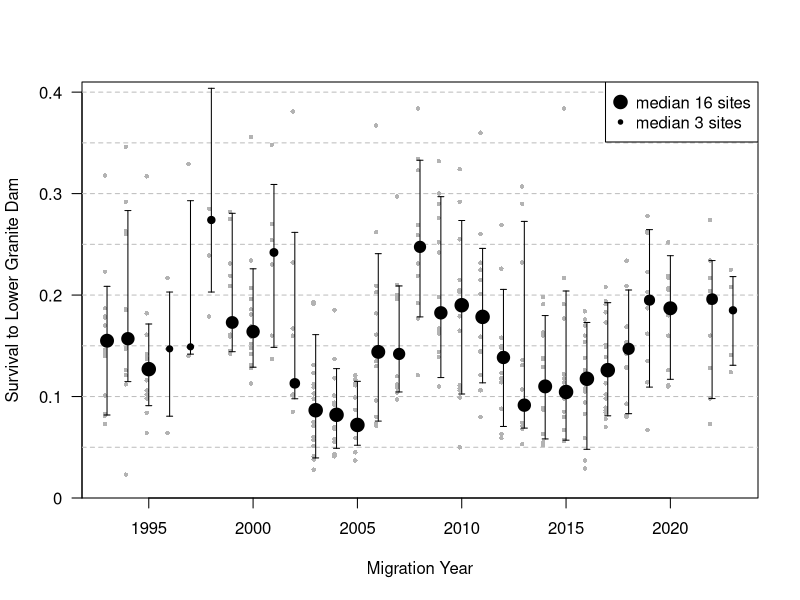

Recreate this plot in R.

# Read survival estimates for each site each year
surv <- read.csv("est_survival.csv", header=T, as.is=TRUE)

# Put survival estimates in a year-by-sites matrix
est.survival.year.by.site <- matrix(surv[,3], ncol=16, byrow=T)
dimnames(est.survival.year.by.site) <- list(1993:2023, surv[1:16,1])

# Calculate stats needed for plotting and put them in a data.frame
surv.by.year.dat <- data.frame(
  migr.yr = 1993:2023,                                                  # migration year
  n.sites = apply(!is.na(est.survival.year.by.site),1,sum),             # number of sites
  median = apply(est.survival.year.by.site,1,median,na.rm=T),           # median of n.sites survival estimates
  q10 = apply(est.survival.year.by.site,1,quantile,probs=0.1,na.rm=T),  # 10%ile of survival estimates
  q90 = apply(est.survival.year.by.site,1,quantile,probs=0.9,na.rm=T))  # 90%ile of survival estimates


# Draw frame for plot elements 
plot(surv.by.year.dat$migr.yr, surv.by.year.dat$median, ylim=c(0,.41),
         type="n", xaxt="n", yaxt="n", yaxs="i",
         xlab="Migration Year", ylab="Survival to Lower Granite Dam")

# Add axis labels
axis(1, at=seq(1995,2020,5), labels=seq(1995,2020,5))
axis(2, at=c(0,.1,.2,.3,.4), labels=c("0","0.1","0.2","0.3","0.4"), las=1)

# Dashed horizontal grid lines
abline(h=seq(.05,.4,.05), lty=2, col="gray75")

# Add points for all the estimates for individual site x year
for (i in 1:nrow(est.survival.year.by.site))
{
  my        <- surv.by.year.dat$migr.yr[i]
  s.by.site <- est.survival.year.by.site[i,]
  s.by.site <- s.by.site[!is.na(s.by.site)]

# one point for each site in the year, offset from the year a bit to avoid overwriting by arrows
  points(rep(my-.1, surv.by.year.dat$n.sites[i]), s.by.site, pch=16, cex=0.6, col="gray70")
}


# Point size (cex) for median of estimates for each year is scaled according to number of sites
max.cex <- 1.8; min.cex <- 0.6; rng.cex <- max.cex-min.cex
min.n.sites <- min(surv.by.year.dat$n.sites); max.n.sites <- max(surv.by.year.dat$n.sites); rng.n.sites <- max.n.sites-min.n.sites
plot.cex <- min.cex + rng.cex*(surv.by.year.dat$n.sites - min.n.sites)/rng.n.sites

# Add points for annual medians
points(surv.by.year.dat$migr.yr, surv.by.year.dat$median, pch=19, cex=plot.cex)

# Add "arrows" from 10th to 90th percentiles
arrows(x0=surv.by.year.dat$migr.yr, y0=surv.by.year.dat$q10, 
       x1=surv.by.year.dat$migr.yr, y1=surv.by.year.dat$q90,
       code=3, angle=90, length=0.03)

# Add legend
legend("topright",pch=c(19,19), pt.cex=c(max.cex,min.cex), legend=c("median 16 sites", "median 3 sites"), bg="white")



  
  
